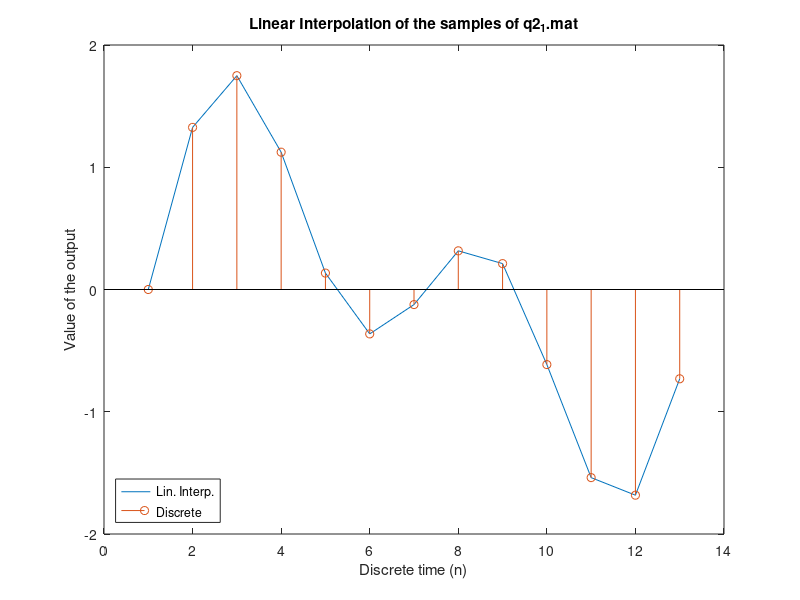
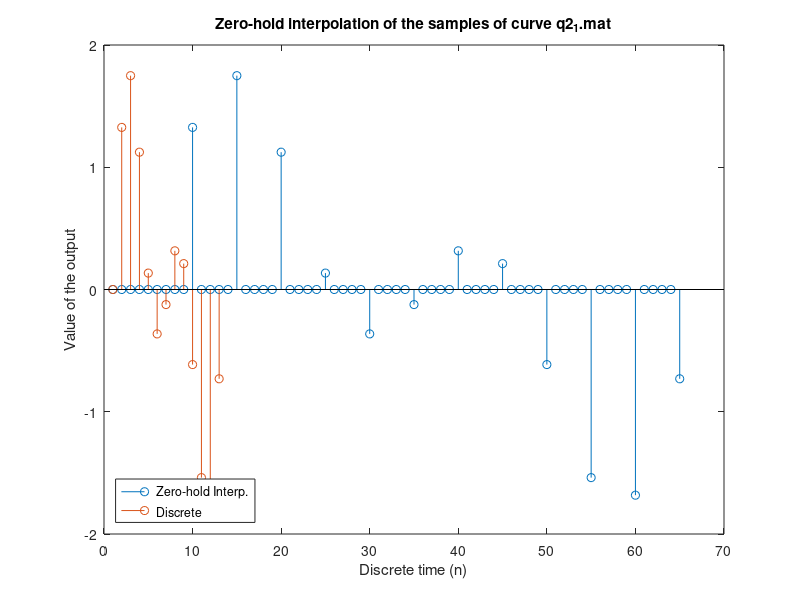

MATLAB code to generate these figures, in order:
M = input("M = ");

x2 = load("q2_2.mat");
x1 = load("q2_1.mat");

f1 = x1.x;
f2 = x2.x;

f = input("1 for q2_1.mat and 2 for q2_2.mat = ");
if f == 2
N = length(f2);

y = zeros(N*M, 1); %output
for k = 1:(N*M)
    if mod(k, M) == 0
        y(k) = f2(k/M);
    else
        y(k) = 0;
    end
end

%linear interpolation
y_inter = interp1(1:N*M, y, M:M:M*N);

figure;
plot(y_inter);
hold on;
stem(f2);
title("Linear Interpolation of the samples of q2_2.mat");
xlabel("Discrete time (n)");
ylabel("Value of the output");
legend("Lin. Interp.", "Discrete", "Location", "southwest");


%zero-order hold
y_ZOH = zeros(N*M, 1);

for k = 1:N*M
    if rem(k, M) == 0
        y_ZOH(k) = y(k);
    else
        y_ZOH(k) = 0;
    end
end

figure;
stem(y_ZOH);
hold on;
stem(f2);
title("Zero-hold interpolation of the samples of curve q2_2.mat");
xlabel("Discrete time (n)");
ylabel("Value of the output");
legend("Zero-hold Interp.", "Discrete", "Location", "southwest");

else 
N = length(f1);

y = zeros(N*M, 1); %output
for k = 1:(N*M)
    if mod(k, M) == 0
        y(k) = f1(k/M);
    else
        y(k) = 0;
    end
end

%linear interpolation
y_inter = interp1(1:N*M, y, M:M:M*N);

figure;
plot(y_inter);
hold on;
stem(f1);
title("Linear Interpolation of the samples of q2_1.mat");
xlabel("Discrete time (n)");
ylabel("Value of the output");
legend("Lin. Interp.", "Discrete", "Location", "southwest");


%zero-order hold
y_ZOH = zeros(N*M, 1);

for k = 1:N*M
    if rem(k, M) == 0
        y_ZOH(k) = y(k);
    else
        y_ZOH(k) = 0;
    end
end

figure;
stem(y_ZOH);
hold on;
stem(f1);
title("Zero-hold interpolation of the samples of curve q2_1.mat");
xlabel("Discrete time (n)");
ylabel("Value of the output");
legend("Zero-hold Interp.", "Discrete", "Location", "southwest");
end
